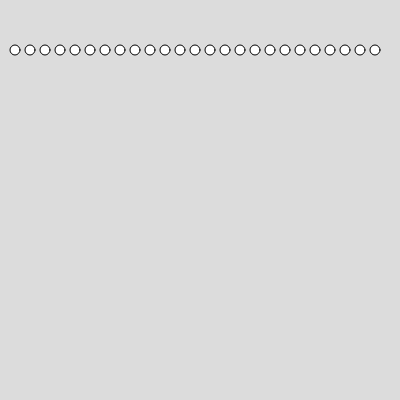
Frame 1 (no input)
Frame 60 (no input): identical to frame 1, image omitted
Frame 120 (the mouse pressed at the canvas centre since frame 60): identical to frame 1, image omitted

The p5.js sketch that drew this single still picture (run headless with seeded random() and noise() and a simulated clock; from frame 60 on, the mouse is pressed at the canvas centre):

// p5.js sketch
// ── sketch.js
function setup() {
  // put setup code here
  createCanvas(400, 400);

}

function draw() {
  // put drawing code here
  background(220);

//Oppgave a, tegne 25 sirkeler ved siden av hverandre
  for(let i = 1; i <= 25; i += 1){
    circle(i*15, 50, 10);
  }
//Oppgave b, skrive ut alle partall mellom 2 og 30
for(let i = 2; i <= 30; i += 1){
  if(i % 2 === 0){
    console.log(i);
    }
  }
}
